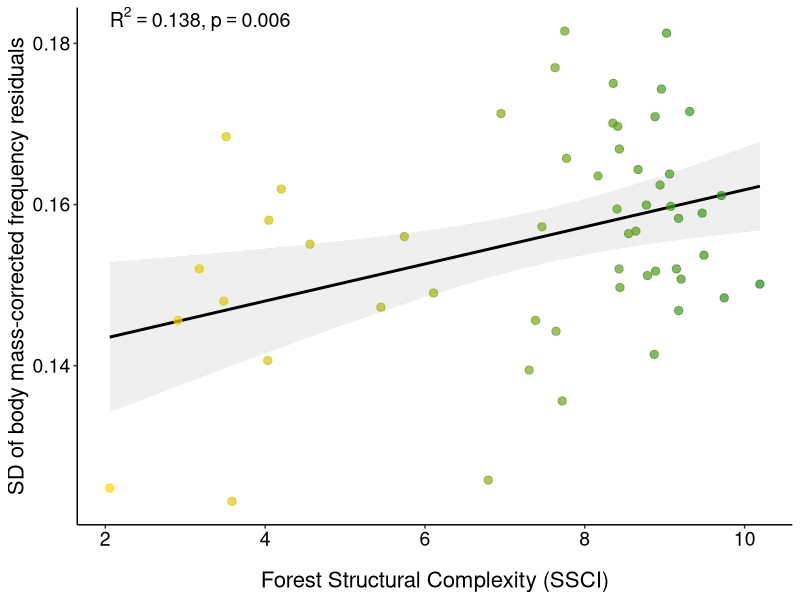

Here is the R script that generated this plot: (Note: this script raises an error after producing the figure.)
rm(list=ls(all=TRUE))
Sys.setenv(LANG = "en")

library(ggplot2)
library(dplyr)

## ============================================================================================================ ##
## Plot the results of testing the Acoustic Adaptation Hypothesis (AAH) 


#--------------
## Load data ##
#--------------

dat <- read.csv2("Data/Testing_AAH/mean_peak_frequency_per_plot_mass_corrected_tls.csv")


#--------------
## Preprocess data ##
#--------------

# Perform Linear Regression (lm) on Acoustic Diversity (SD Peak Freq) 
# against SSCI, using only the non-Old-growth plots.
model_sd_ssci <- lm (sd_freq_UNWEIGHTED ~ ssci, data = dat)
summary_sd_ssci <- summary(model_sd_ssci)

# Perform Linear Regression (lm) on Mean Peak Frequency 
# against SSCI, using only the non-Old-growth plots.
model_mean_ssci <- lm (mean_freq_UNWEIGHTED ~ ssci, data = dat)
summary_mean_ssci <- summary(model_mean_ssci)



#--------------
## Plot data ##
#--------------

r_sq_sd <- round(summary_sd_ssci$r.squared, 3)
p_val_sd <- round(summary_sd_ssci$coefficients["ssci", "Pr(>|t|)"], 3)

plot_sd_ssci <- ggplot(dat, aes(x = ssci, y = sd_freq_UNWEIGHTED)) +
  geom_smooth(method = "lm", se = TRUE,
              color = "black", linewidth = 1,
              fill = "grey70", alpha = 0.2) +
  geom_point(aes(color = ssci), size = 2.5, alpha = 0.7) +
  scale_color_gradient(low = "gold", high = "forestgreen") +
  labs(
    x = "Forest Structural Complexity (SSCI)",
    y = "SD of body mass-corrected frequency residuals"
  ) +
  theme_classic() +
  theme(
    axis.title = element_text(size = 16),
    axis.text = element_text(size = 14, color = "black"),
    axis.title.x = element_text(margin = margin(t = 15)),
    legend.position = "none"
  ) +
  annotate(
    "text",
    x = min(dat$ssci, na.rm = TRUE),
    y = max(dat$sd_freq_UNWEIGHTED, na.rm = TRUE),
    label = paste0("R^2 == ", r_sq_sd, " * ',' ~ p == ", p_val_sd),
    parse = TRUE,
    hjust = 0,
    vjust = 0,
    size = 5,
    fontface = "italic"
  )

print(plot_sd_ssci)

ggsave(
  "Plots/Testing_AAH/acoustic_dispersion_vs_ssci_mass_corrected.png",
  plot = plot_sd_ssci,
  width = 10,
  height = 6,
  dpi = 300
)


#--------------------------

r_sq_mean <- round(summary_mean_ssci$r.squared, 3)
p_val_mean <- signif(summary_mean_ssci$coefficients["ssci", "Pr(>|t|)"], 3)


plot_mean_ssci <- ggplot(dat, aes(x = ssci, y = mean_freq_UNWEIGHTED)) +
  geom_smooth(method = "lm", se = TRUE,
              color = "black", linewidth = 1,
              fill = "grey70", alpha = 0.2) +
  geom_point(aes(color = ssci), size = 2.5, alpha = 0.7) +
  scale_color_gradient(low = "gold", high = "forestgreen") +
  labs(
    x = "Forest Structural Complexity (SSCI)",
    y = "Mean body mass-corrected frequency residuals"
  ) +
  theme_classic() +
  theme(
    axis.title = element_text(size = 16),
    axis.text = element_text(size = 14, color = "black"),
    axis.title.x = element_text(margin = margin(t = 15)),
    legend.position = "none"
  ) +
  annotate(
    "text",
    x = min(dat$ssci, na.rm = TRUE),
    y = max(dat$mean_freq_UNWEIGHTED, na.rm = TRUE),
    label = paste0("R^2 == ", r_sq_mean, " * ',' ~ p == ", p_val_mean),
    parse = TRUE,
    hjust = 0,
    vjust = 0,
    size = 5,
    fontface = "italic"
  )

print(plot_mean_ssci)

ggsave(
  "Plots/Testing_AAH/mean_frequency_vs_ssci_mass_corrected.png",
  plot = plot_mean_ssci,
  width = 10,
  height = 6,
  dpi = 300
)
